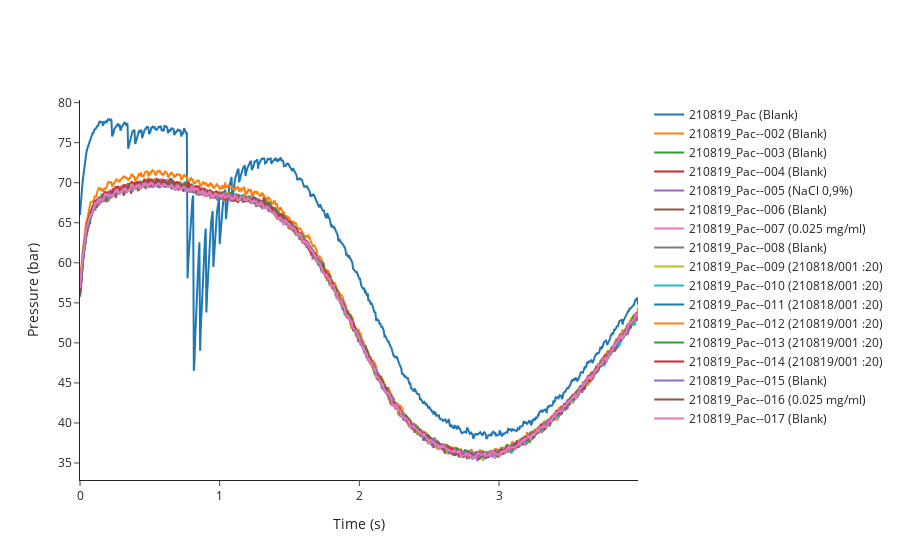

Notebook code cell kept with this figure:
### Code cell
import datetime
date_threshold_min = "2021-08-18"
date_threshold_min= datetime.datetime.strptime(date_threshold_min, "%Y-%m-%d")

date_threshold_max = "2021-08-22"
date_threshold_max= datetime.datetime.strptime(date_threshold_max, "%Y-%m-%d")

#test_indices = list(set(method_indices) - set(train_indices))

test_indices = []
for i in method_indices:
    meta = eng.analyses.get_metadata(i)
    batch_position = meta["batch_position"].item()
    start_time = meta["start_time"].item()
    if isinstance(start_time, str):
        start_time = datetime.datetime.fromisoformat(start_time)
    if start_time < date_threshold_max and start_time > date_threshold_min and batch_position > 0:
        test_indices.append(i)

test_data = eng.analyses.get_features(test_indices)
test_metadata = eng.analyses.get_metadata(test_indices)
test_data.to_csv("dev/test_features.csv", index=False)
test_metadata.to_csv("dev/test_metadata.csv", index=False)
print("Number of test curves: ", len(test_indices))

fig_test=eng.analyses.plot_pressure_curves(indices = test_indices)
fig_test.update_layout(showlegend=False)
#for trace in fig_outliers.data:
#    trace.line.color = "black"
fig_test.write_image("dev/figures/fig_test.png", width=550, height= 350, scale = 3)
fig_test.update_layout(showlegend=True)
fig_test.show()

### Figure 1 — Plotly figure (JSON) as saved in the notebook; plotly's stock layout.template omitted (floating-point values rounded to 4 significant figures; data arrays with more than 128 entries replaced by an {"elided": "..."} marker saying what was removed)
{"data": [{"hovertemplate": "<b>index</b>: 116<br><b>name</b>: 210819_Pac<br><b>path</b>: C:/Users/Sandeep/Desktop/ExtractedSignals\\210819_Pac 2021-08-19 15-50-49\\210819_Pac.D<br><b>batch</b>: 210819_Pac 2021-08-19 15-50-49<br><b>batch_position</b>: 1<br><b>idle_time</b>: 163.0<br><b>sample</b>: Blank<br><b>method</b>: SAA_411_Pac.M<br><b>timestamp</b>: 2021-08-19 15:50:54<br><b>detector</b>: G1315C<br><b>pump</b>: G7116B<br><b>start_time</b>: 2021-08-19 15:53:24<br><b>end_time</b>: 2021-08-19 15:57:24<br><b>runtime</b>: 239.7000000000036<br><b>Time: </b>%{x}<br><b>Pressure: </b>%{y}<extra></extra>", "mode": "lines", "name": "210819_Pac (Blank)", "text": "<b>index</b>: 116<br><b>name</b>: 210819_Pac<br><b>path</b>: C:/Users/Sandeep/Desktop/ExtractedSignals\\210819_Pac 2021-08-19 15-50-49\\210819_Pac.D<br><b>batch</b>: 210819_Pac 2021-08-19 15-50-49<br><b>batch_position</b>: 1<br><b>idle_time</b>: 163.0<br><b>sample</b>: Blank<br><b>method</b>: SAA_411_Pac.M<br><b>timestamp</b>: 2021-08-19 15:50:54<br><b>detector</b>: G1315C<br><b>pump</b>: G7116B<br><b>start_time</b>: 2021-08-19 15:53:24<br><b>end_time</b>: 2021-08-19 15:57:24<br><b>runtime</b>: 239.7000000000036", "type": "scatter", "x": {"elided": "800 float values"}, "y": {"elided": "800 float values"}}, {"hovertemplate": "<b>index</b>: 117<br><b>name</b>: 210819_Pac--002<br><b>path</b>: C:/Users/Sandeep/Desktop/ExtractedSignals\\210819_Pac 2021-08-19 15-50-49\\210819_Pac--002.D<br><b>batch</b>: 210819_Pac 2021-08-19 15-50-49<br><b>batch_position</b>: 2<br><b>idle_time</b>: 39.0<br><b>sample</b>: Blank<br><b>method</b>: SAA_411_Pac.M<br><b>timestamp</b>: 2021-08-19 15:57:29<br><b>detector</b>: G1315C<br><b>pump</b>: G7110B<br><b>start_time</b>: 2021-08-19 15:58:03<br><b>end_time</b>: 2021-08-19 16:02:04<br><b>runtime</b>: 239.7000000000036<br><b>Time: </b>%{x}<br><b>Pressure: </b>%{y}<extra></extra>", "mode": "lines", "name": "210819_Pac--002 (Blank)", "text": "<b>index</b>: 117<br><b>name</b>: 210819_Pac--002<br><b>path</b>: C:/Users/Sandeep/Desktop/ExtractedSignals\\210819_Pac 2021-08-19 15-50-49\\210819_Pac--002.D<br><b>batch</b>: 210819_Pac 2021-08-19 15-50-49<br><b>batch_position</b>: 2<br><b>idle_time</b>: 39.0<br><b>sample</b>: Blank<br><b>method</b>: SAA_411_Pac.M<br><b>timestamp</b>: 2021-08-19 15:57:29<br><b>detector</b>: G1315C<br><b>pump</b>: G7110B<br><b>start_time</b>: 2021-08-19 15:58:03<br><b>end_time</b>: 2021-08-19 16:02:04<br><b>runtime</b>: 239.7000000000036", "type": "scatter", "x": {"elided": "800 float values"}, "y": {"elided": "800 float values"}}, {"hovertemplate": "<b>index</b>: 118<br><b>name</b>: 210819_Pac--003<br><b>path</b>: C:/Users/Sandeep/Desktop/ExtractedSignals\\210819_Pac 2021-08-19 15-50-49\\210819_Pac--003.D<br><b>batch</b>: 210819_Pac 2021-08-19 15-50-49<br><b>batch_position</b>: 3<br><b>idle_time</b>: 39.0<br><b>sample</b>: Blank<br><b>method</b>: SAA_411_Pac.M<br><b>timestamp</b>: 2021-08-19 16:02:09<br><b>detector</b>: G1315C<br><b>pump</b>: G7110B<br><b>start_time</b>: 2021-08-19 16:02:43<br><b>end_time</b>: 2021-08-19 16:06:43<br><b>runtime</b>: 239.7000000000036<br><b>Time: </b>%{x}<br><b>Pressure: </b>%{y}<extra></extra>", "mode": "lines", "name": "210819_Pac--003 (Blank)", "text": "<b>index</b>: 118<br><b>name</b>: 210819_Pac--003<br><b>path</b>: C:/Users/Sandeep/Desktop/ExtractedSignals\\210819_Pac 2021-08-19 15-50-49\\210819_Pac--003.D<br><b>batch</b>: 210819_Pac 2021-08-19 15-50-49<br><b>batch_position</b>: 3<br><b>idle_time</b>: 39.0<br><b>sample</b>: Blank<br><b>method</b>: SAA_411_Pac.M<br><b>timestamp</b>: 2021-08-19 16:02:09<br><b>detector</b>: G1315C<br><b>pump</b>: G7110B<br><b>start_time</b>: 2021-08-19 16:02:43<br><b>end_time</b>: 2021-08-19 16:06:43<br><b>runtime</b>: 239.7000000000036", "type": "scatter", "x": {"elided": "800 float values"}, "y": {"elided": "800 float values"}}, {"hovertemplate": "<b>index</b>: 119<br><b>name</b>: 210819_Pac--004<br><b>path</b>: C:/Users/Sandeep/Desktop/ExtractedSignals\\210819_Pac 2021-08-19 15-50-49\\210819_Pac--004.D<br><b>batch</b>: 210819_Pac 2021-08-19 15-50-49<br><b>batch_position</b>: 4<br><b>idle_time</b>: 39.0<br><b>sample</b>: Blank<br><b>method</b>: SAA_411_Pac.M<br><b>timestamp</b>: 2021-08-19 16:06:48<br><b>detector</b>: G7110B<br><b>pump</b>: G7110B<br><b>start_time</b>: 2021-08-19 16:07:22<br><b>end_time</b>: 2021-08-19 16:11:23<br><b>runtime</b>: 239.7000000000036<br><b>Time: </b>%{x}<br><b>Pressure: </b>%{y}<extra></extra>", "mode": "lines", "name": "210819_Pac--004 (Blank)", "text": "<b>index</b>: 119<br><b>name</b>: 210819_Pac--004<br><b>path</b>: C:/Users/Sandeep/Desktop/ExtractedSignals\\210819_Pac 2021-08-19 15-50-49\\210819_Pac--004.D<br><b>batch</b>: 210819_Pac 2021-08-19 15-50-49<br><b>batch_position</b>: 4<br><b>idle_time</b>: 39.0<br><b>sample</b>: Blank<br><b>method</b>: SAA_411_Pac.M<br><b>timestamp</b>: 2021-08-19 16:06:48<br><b>detector</b>: G7110B<br><b>pump</b>: G7110B<br><b>start_time</b>: 2021-08-19 16:07:22<br><b>end_time</b>: 2021-08-19 16:11:23<br><b>runtime</b>: 239.7000000000036", "type": "scatter", "x": {"elided": "800 float values"}, "y": {"elided": "800 float values"}}, {"hovertemplate": "<b>index</b>: 120<br><b>name</b>: 210819_Pac--005<br><b>path</b>: C:/Users/Sandeep/Desktop/ExtractedSignals\\210819_Pac 2021-08-19 15-50-49\\210819_Pac--005.D<br><b>batch</b>: 210819_Pac 2021-08-19 15-50-49<br><b>batch_position</b>: 5<br><b>idle_time</b>: 38.0<br><b>sample</b>: NaCl 0,9%<br><b>method</b>: SAA_411_Pac.M<br><b>timestamp</b>: 2021-08-19 16:11:28<br><b>detector</b>: G1315C<br><b>pump</b>: G7110B<br><b>start_time</b>: 2021-08-19 16:12:01<br><b>end_time</b>: 2021-08-19 16:16:02<br><b>runtime</b>: 239.7000000000036<br><b>Time: </b>%{x}<br><b>Pressure: </b>%{y}<extra></extra>", "mode": "lines", "name": "210819_Pac--005 (NaCl 0,9%)", "text": "<b>index</b>: 120<br><b>name</b>: 210819_Pac--005<br><b>path</b>: C:/Users/Sandeep/Desktop/ExtractedSignals\\210819_Pac 2021-08-19 15-50-49\\210819_Pac--005.D<br><b>batch</b>: 210819_Pac 2021-08-19 15-50-49<br><b>batch_position</b>: 5<br><b>idle_time</b>: 38.0<br><b>sample</b>: NaCl 0,9%<br><b>method</b>: SAA_411_Pac.M<br><b>timestamp</b>: 2021-08-19 16:11:28<br><b>detector</b>: G1315C<br><b>pump</b>: G7110B<br><b>start_time</b>: 2021-08-19 16:12:01<br><b>end_time</b>: 2021-08-19 16:16:02<br><b>runtime</b>: 239.7000000000036", "type": "scatter", "x": {"elided": "800 float values"}, "y": {"elided": "800 float values"}}, {"hovertemplate": "<b>index</b>: 121<br><b>name</b>: 210819_Pac--006<br><b>path</b>: C:/Users/Sandeep/Desktop/ExtractedSignals\\210819_Pac 2021-08-19 15-50-49\\210819_Pac--006.D<br><b>batch</b>: 210819_Pac 2021-08-19 15-50-49<br><b>batch_position</b>: 6<br><b>idle_time</b>: 38.0<br><b>sample</b>: Blank<br><b>method</b>: SAA_411_Pac.M<br><b>timestamp</b>: 2021-08-19 16:16:06<br><b>detector</b>: G1315C<br><b>pump</b>: G7110B<br><b>start_time</b>: 2021-08-19 16:16:40<br><b>end_time</b>: 2021-08-19 16:20:40<br><b>runtime</b>: 239.7000000000036<br><b>Time: </b>%{x}<br><b>Pressure: </b>%{y}<extra></extra>", "mode": "lines", "name": "210819_Pac--006 (Blank)", "text": "<b>index</b>: 121<br><b>name</b>: 210819_Pac--006<br><b>path</b>: C:/Users/Sandeep/Desktop/ExtractedSignals\\210819_Pac 2021-08-19 15-50-49\\210819_Pac--006.D<br><b>batch</b>: 210819_Pac 2021-08-19 15-50-49<br><b>batch_position</b>: 6<br><b>idle_time</b>: 38.0<br><b>sample</b>: Blank<br><b>method</b>: SAA_411_Pac.M<br><b>timestamp</b>: 2021-08-19 16:16:06<br><b>detector</b>: G1315C<br><b>pump</b>: G7110B<br><b>start_time</b>: 2021-08-19 16:16:40<br><b>end_time</b>: 2021-08-19 16:20:40<br><b>runtime</b>: 239.7000000000036", "type": "scatter", "x": {"elided": "800 float values"}, "y": {"elided": "800 float values"}}, {"hovertemplate": "<b>index</b>: 122<br><b>name</b>: 210819_Pac--007<br><b>path</b>: C:/Users/Sandeep/Desktop/ExtractedSignals\\210819_Pac 2021-08-19 15-50-49\\210819_Pac--007.D<br><b>batch</b>: 210819_Pac 2021-08-19 15-50-49<br><b>batch_position</b>: 7<br><b>idle_time</b>: 39.0<br><b>sample</b>: 0.025 mg/ml<br><b>method</b>: SAA_411_Pac.M<br><b>timestamp</b>: 2021-08-19 16:20:45<br><b>detector</b>: G1315C<br><b>pump</b>: G7110B<br><b>start_time</b>: 2021-08-19 16:21:19<br><b>end_time</b>: 2021-08-19 16:25:19<br><b>runtime</b>: 239.7000000000036<br><b>Time: </b>%{x}<br><b>Pressure: </b>%{y}<extra></extra>", "mode": "lines", "name": "210819_Pac--007 (0.025 mg/ml)", "text": "<b>index</b>: 122<br><b>name</b>: 210819_Pac--007<br><b>path</b>: C:/Users/Sandeep/Desktop/ExtractedSignals\\210819_Pac 2021-08-19 15-50-49\\210819_Pac--007.D<br><b>batch</b>: 210819_Pac 2021-08-19 15-50-49<br><b>batch_position</b>: 7<br><b>idle_time</b>: 39.0<br><b>sample</b>: 0.025 mg/ml<br><b>method</b>: SAA_411_Pac.M<br><b>timestamp</b>: 2021-08-19 16:20:45<br><b>detector</b>: G1315C<br><b>pump</b>: G7110B<br><b>start_time</b>: 2021-08-19 16:21:19<br><b>end_time</b>: 2021-08-19 16:25:19<br><b>runtime</b>: 239.7000000000036", "type": "scatter", "x": {"elided": "800 float values"}, "y": {"elided": "800 float values"}}, {"hovertemplate": "<b>index</b>: 123<br><b>name</b>: 210819_Pac--008<br><b>path</b>: C:/Users/Sandeep/Desktop/ExtractedSignals\\210819_Pac 2021-08-19 15-50-49\\210819_Pac--008.D<br><b>batch</b>: 210819_Pac 2021-08-19 15-50-49<br><b>batch_position</b>: 8<br><b>idle_time</b>: 39.0<br><b>sample</b>: Blank<br><b>method</b>: SAA_411_Pac.M<br><b>timestamp</b>: 2021-08-19 16:25:24<br><b>detector</b>: G7110B<br><b>pump</b>: G7110B<br><b>start_time</b>: 2021-08-19 16:25:58<br><b>end_time</b>: 2021-08-19 16:29:58<br><b>runtime</b>: 239.7000000000036<br><b>Time: </b>%{x}<br><b>Pressure: </b>%{y}<extra></extra>", "mode": "lines", "name": "210819_Pac--008 (Blank)", "text": "<b>index</b>: 123<br><b>name</b>: 210819_Pac--008<br><b>path</b>: C:/Users/Sandeep/Desktop/ExtractedSignals\\210819_Pac 2021-08-19 15-50-49\\210819_Pac--008.D<br><b>batch</b>: 210819_Pac 2021-08-19 15-50-49<br><b>batch_position</b>: 8<br><b>idle_time</b>: 39.0<br><b>sample</b>: Blank<br><b>method</b>: SAA_411_Pac.M<br><b>timestamp</b>: 2021-08-19 16:25:24<br><b>detector</b>: G7110B<br><b>pump</b>: G7110B<br><b>start_time</b>: 2021-08-19 16:25:58<br><b>end_time</b>: 2021-08-19 16:29:58<br><b>runtime</b>: 239.7000000000036", "type": "scatter", "x": {"elided": "800 float values"}, "y": {"elided": "800 float values"}}, {"hovertemplate": "<b>index</b>: 124<br><b>name</b>: 210819_Pac--009<br><b>path</b>: C:/Users/Sandeep/Desktop/ExtractedSignals\\210819_Pac 2021-08-19 15-50-49\\210819_Pac--009.D<br><b>batch</b>: 210819_Pac 2021-08-19 15-50-49<br><b>batch_position</b>: 9<br><b>idle_time</b>: 39.0<br><b>sample</b>: 210818/001 :20<br><b>method</b>: SAA_411_Pac.M<br><b>timestamp</b>: 2021-08-19 16:30:03<br><b>detector</b>: G1315C<br><b>pump</b>: G7110B<br><b>start_time</b>: 2021-08-19 16:30:37<br><b>end_time</b>: 2021-08-19 16:34:37<br><b>runtime</b>: 239.7000000000036<br><b>Time: </b>%{x}<br><b>Pressure: </b>%{y}<extra></extra>", "mode": "lines", "name": "210819_Pac--009 (210818/001 :20)", "text": "<b>index</b>: 124<br><b>name</b>: 210819_Pac--009<br><b>path</b>: C:/Users/Sandeep/Desktop/ExtractedSignals\\210819_Pac 2021-08-19 15-50-49\\210819_Pac--009.D<br><b>batch</b>: 210819_Pac 2021-08-19 15-50-49<br><b>batch_position</b>: 9<br><b>idle_time</b>: 39.0<br><b>sample</b>: 210818/001 :20<br><b>method</b>: SAA_411_Pac.M<br><b>timestamp</b>: 2021-08-19 16:30:03<br><b>detector</b>: G1315C<br><b>pump</b>: G7110B<br><b>start_time</b>: 2021-08-19 16:30:37<br><b>end_time</b>: 2021-08-19 16:34:37<br><b>runtime</b>: 239.7000000000036", "type": "scatter", "x": {"elided": "800 float values"}, "y": {"elided": "800 float values"}}, {"hovertemplate": "<b>index</b>: 125<br><b>name</b>: 210819_Pac--010<br><b>path</b>: C:/Users/Sandeep/Desktop/ExtractedSignals\\210819_Pac 2021-08-19 15-50-49\\210819_Pac--010.D<br><b>batch</b>: 210819_Pac 2021-08-19 15-50-49<br><b>batch_position</b>: 10<br><b>idle_time</b>: 39.0<br><b>sample</b>: 210818/001 :20<br><b>method</b>: SAA_411_Pac.M<br><b>timestamp</b>: 2021-08-19 16:34:42<br><b>detector</b>: G7110B<br><b>pump</b>: G7110B<br><b>start_time</b>: 2021-08-19 16:35:16<br><b>end_time</b>: 2021-08-19 16:39:17<br><b>runtime</b>: 239.7000000000036<br><b>Time: </b>%{x}<br><b>Pressure: </b>%{y}<extra></extra>", "mode": "lines", "name": "210819_Pac--010 (210818/001 :20)", "text": "<b>index</b>: 125<br><b>name</b>: 210819_Pac--010<br><b>path</b>: C:/Users/Sandeep/Desktop/ExtractedSignals\\210819_Pac 2021-08-19 15-50-49\\210819_Pac--010.D<br><b>batch</b>: 210819_Pac 2021-08-19 15-50-49<br><b>batch_position</b>: 10<br><b>idle_time</b>: 39.0<br><b>sample</b>: 210818/001 :20<br><b>method</b>: SAA_411_Pac.M<br><b>timestamp</b>: 2021-08-19 16:34:42<br><b>detector</b>: G7110B<br><b>pump</b>: G7110B<br><b>start_time</b>: 2021-08-19 16:35:16<br><b>end_time</b>: 2021-08-19 16:39:17<br><b>runtime</b>: 239.7000000000036", "type": "scatter", "x": {"elided": "800 float values"}, "y": {"elided": "800 float values"}}, {"hovertemplate": "<b>index</b>: 126<br><b>name</b>: 210819_Pac--011<br><b>path</b>: C:/Users/Sandeep/Desktop/ExtractedSignals\\210819_Pac 2021-08-19 15-50-49\\210819_Pac--011.D<br><b>batch</b>: 210819_Pac 2021-08-19 15-50-49<br><b>batch_position</b>: 11<br><b>idle_time</b>: 39.0<br><b>sample</b>: 210818/001 :20<br><b>method</b>: SAA_411_Pac.M<br><b>timestamp</b>: 2021-08-19 16:39:22<br><b>detector</b>: G1315C<br><b>pump</b>: G7110B<br><b>start_time</b>: 2021-08-19 16:39:56<br><b>end_time</b>: 2021-08-19 16:43:56<br><b>runtime</b>: 239.7000000000036<br><b>Time: </b>%{x}<br><b>Pressure: </b>%{y}<extra></extra>", "mode": "lines", "name": "210819_Pac--011 (210818/001 :20)", "text": "<b>index</b>: 126<br><b>name</b>: 210819_Pac--011<br><b>path</b>: C:/Users/Sandeep/Desktop/ExtractedSignals\\210819_Pac 2021-08-19 15-50-49\\210819_Pac--011.D<br><b>batch</b>: 210819_Pac 2021-08-19 15-50-49<br><b>batch_position</b>: 11<br><b>idle_time</b>: 39.0<br><b>sample</b>: 210818/001 :20<br><b>method</b>: SAA_411_Pac.M<br><b>timestamp</b>: 2021-08-19 16:39:22<br><b>detector</b>: G1315C<br><b>pump</b>: G7110B<br><b>start_time</b>: 2021-08-19 16:39:56<br><b>end_time</b>: 2021-08-19 16:43:56<br><b>runtime</b>: 239.7000000000036", "type": "scatter", "x": {"elided": "800 float values"}, "y": {"elided": "800 float values"}}, {"hovertemplate": "<b>index</b>: 127<br><b>name</b>: 210819_Pac--012<br><b>path</b>: C:/Users/Sandeep/Desktop/ExtractedSignals\\210819_Pac 2021-08-19 15-50-49\\210819_Pac--012.D<br><b>batch</b>: 210819_Pac 2021-08-19 15-50-49<br><b>batch_position</b>: 12<br><b>idle_time</b>: 39.0<br><b>sample</b>: 210819/001 :20<br><b>method</b>: SAA_411_Pac.M<br><b>timestamp</b>: 2021-08-19 16:44:01<br><b>detector</b>: G7110B<br><b>pump</b>: G7110B<br><b>start_time</b>: 2021-08-19 16:44:35<br><b>end_time</b>: 2021-08-19 16:48:35<br><b>runtime</b>: 239.7000000000036<br><b>Time: </b>%{x}<br><b>Pressure: </b>%{y}<extra></extra>", "mode": "lines", "name": "210819_Pac--012 (210819/001 :20)", "text": "<b>index</b>: 127<br><b>name</b>: 210819_Pac--012<br><b>path</b>: C:/Users/Sandeep/Desktop/ExtractedSignals\\210819_Pac 2021-08-19 15-50-49\\210819_Pac--012.D<br><b>batch</b>: 210819_Pac 2021-08-19 15-50-49<br><b>batch_position</b>: 12<br><b>idle_time</b>: 39.0<br><b>sample</b>: 210819/001 :20<br><b>method</b>: SAA_411_Pac.M<br><b>timestamp</b>: 2021-08-19 16:44:01<br><b>detector</b>: G7110B<br><b>pump</b>: G7110B<br><b>start_time</b>: 2021-08-19 16:44:35<br><b>end_time</b>: 2021-08-19 16:48:35<br><b>runtime</b>: 239.7000000000036", "type": "scatter", "x": {"elided": "800 float values"}, "y": {"elided": "800 float values"}}, {"hovertemplate": "<b>index</b>: 128<br><b>name</b>: 210819_Pac--013<br><b>path</b>: C:/Users/Sandeep/Desktop/ExtractedSignals\\210819_Pac 2021-08-19 15-50-49\\210819_Pac--013.D<br><b>batch</b>: 210819_Pac 2021-08-19 15-50-49<br><b>batch_position</b>: 13<br><b>idle_time</b>: 39.0<br><b>sample</b>: 210819/001 :20<br><b>method</b>: SAA_411_Pac.M<br><b>timestamp</b>: 2021-08-19 16:48:40<br><b>detector</b>: G7110B<br><b>pump</b>: G7110B<br><b>start_time</b>: 2021-08-19 16:49:14<br><b>end_time</b>: 2021-08-19 16:53:14<br><b>runtime</b>: 239.7000000000036<br><b>Time: </b>%{x}<br><b>Pressure: </b>%{y}<extra></extra>", "mode": "lines", "name": "210819_Pac--013 (210819/001 :20)", "text": "<b>index</b>: 128<br><b>name</b>: 210819_Pac--013<br><b>path</b>: C:/Users/Sandeep/Desktop/ExtractedSignals\\210819_Pac 2021-08-19 15-50-49\\210819_Pac--013.D<br><b>batch</b>: 210819_Pac 2021-08-19 15-50-49<br><b>batch_position</b>: 13<br><b>idle_time</b>: 39.0<br><b>sample</b>: 210819/001 :20<br><b>method</b>: SAA_411_Pac.M<br><b>timestamp</b>: 2021-08-19 16:48:40<br><b>detector</b>: G7110B<br><b>pump</b>: G7110B<br><b>start_time</b>: 2021-08-19 16:49:14<br><b>end_time</b>: 2021-08-19 16:53:14<br><b>runtime</b>: 239.7000000000036", "type": "scatter", "x": {"elided": "800 float values"}, "y": {"elided": "800 float values"}}, {"hovertemplate": "<b>index</b>: 129<br><b>name</b>: 210819_Pac--014<br><b>path</b>: C:/Users/Sandeep/Desktop/ExtractedSignals\\210819_Pac 2021-08-19 15-50-49\\210819_Pac--014.D<br><b>batch</b>: 210819_Pac 2021-08-19 15-50-49<br><b>batch_position</b>: 14<br><b>idle_time</b>: 40.0<br><b>sample</b>: 210819/001 :20<br><b>method</b>: SAA_411_Pac.M<br><b>timestamp</b>: 2021-08-19 16:53:20<br><b>detector</b>: G1315C<br><b>pump</b>: G7110B<br><b>start_time</b>: 2021-08-19 16:53:54<br><b>end_time</b>: 2021-08-19 16:57:54<br><b>runtime</b>: 239.7000000000036<br><b>Time: </b>%{x}<br><b>Pressure: </b>%{y}<extra></extra>", "mode": "lines", "name": "210819_Pac--014 (210819/001 :20)", "text": "<b>index</b>: 129<br><b>name</b>: 210819_Pac--014<br><b>path</b>: C:/Users/Sandeep/Desktop/ExtractedSignals\\210819_Pac 2021-08-19 15-50-49\\210819_Pac--014.D<br><b>batch</b>: 210819_Pac 2021-08-19 15-50-49<br><b>batch_position</b>: 14<br><b>idle_time</b>: 40.0<br><b>sample</b>: 210819/001 :20<br><b>method</b>: SAA_411_Pac.M<br><b>timestamp</b>: 2021-08-19 16:53:20<br><b>detector</b>: G1315C<br><b>pump</b>: G7110B<br><b>start_time</b>: 2021-08-19 16:53:54<br><b>end_time</b>: 2021-08-19 16:57:54<br><b>runtime</b>: 239.7000000000036", "type": "scatter", "x": {"elided": "800 float values"}, "y": {"elided": "800 float values"}}, {"hovertemplate": "<b>index</b>: 130<br><b>name</b>: 210819_Pac--015<br><b>path</b>: C:/Users/Sandeep/Desktop/ExtractedSignals\\210819_Pac 2021-08-19 15-50-49\\210819_Pac--015.D<br><b>batch</b>: 210819_Pac 2021-08-19 15-50-49<br><b>batch_position</b>: 15<br><b>idle_time</b>: 39.0<br><b>sample</b>: Blank<br><b>method</b>: SAA_411_Pac.M<br><b>timestamp</b>: 2021-08-19 16:57:59<br><b>detector</b>: G7110B<br><b>pump</b>: G7110B<br><b>start_time</b>: 2021-08-19 16:58:33<br><b>end_time</b>: 2021-08-19 17:02:33<br><b>runtime</b>: 239.7000000000036<br><b>Time: </b>%{x}<br><b>Pressure: </b>%{y}<extra></extra>", "mode": "lines", "name": "210819_Pac--015 (Blank)", "text": "<b>index</b>: 130<br><b>name</b>: 210819_Pac--015<br><b>path</b>: C:/Users/Sandeep/Desktop/ExtractedSignals\\210819_Pac 2021-08-19 15-50-49\\210819_Pac--015.D<br><b>batch</b>: 210819_Pac 2021-08-19 15-50-49<br><b>batch_position</b>: 15<br><b>idle_time</b>: 39.0<br><b>sample</b>: Blank<br><b>method</b>: SAA_411_Pac.M<br><b>timestamp</b>: 2021-08-19 16:57:59<br><b>detector</b>: G7110B<br><b>pump</b>: G7110B<br><b>start_time</b>: 2021-08-19 16:58:33<br><b>end_time</b>: 2021-08-19 17:02:33<br><b>runtime</b>: 239.7000000000036", "type": "scatter", "x": {"elided": "800 float values"}, "y": {"elided": "800 float values"}}, {"hovertemplate": "<b>index</b>: 131<br><b>name</b>: 210819_Pac--016<br><b>path</b>: C:/Users/Sandeep/Desktop/ExtractedSignals\\210819_Pac 2021-08-19 15-50-49\\210819_Pac--016.D<br><b>batch</b>: 210819_Pac 2021-08-19 15-50-49<br><b>batch_position</b>: 16<br><b>idle_time</b>: 39.0<br><b>sample</b>: 0.025 mg/ml<br><b>method</b>: SAA_411_Pac.M<br><b>timestamp</b>: 2021-08-19 17:02:38<br><b>detector</b>: G1315C<br><b>pump</b>: G7110B<br><b>start_time</b>: 2021-08-19 17:03:12<br><b>end_time</b>: 2021-08-19 17:07:12<br><b>runtime</b>: 239.7000000000036<br><b>Time: </b>%{x}<br><b>Pressure: </b>%{y}<extra></extra>", "mode": "lines", "name": "210819_Pac--016 (0.025 mg/ml)", "text": "<b>index</b>: 131<br><b>name</b>: 210819_Pac--016<br><b>path</b>: C:/Users/Sandeep/Desktop/ExtractedSignals\\210819_Pac 2021-08-19 15-50-49\\210819_Pac--016.D<br><b>batch</b>: 210819_Pac 2021-08-19 15-50-49<br><b>batch_position</b>: 16<br><b>idle_time</b>: 39.0<br><b>sample</b>: 0.025 mg/ml<br><b>method</b>: SAA_411_Pac.M<br><b>timestamp</b>: 2021-08-19 17:02:38<br><b>detector</b>: G1315C<br><b>pump</b>: G7110B<br><b>start_time</b>: 2021-08-19 17:03:12<br><b>end_time</b>: 2021-08-19 17:07:12<br><b>runtime</b>: 239.7000000000036", "type": "scatter", "x": {"elided": "800 float values"}, "y": {"elided": "800 float values"}}, {"hovertemplate": "<b>index</b>: 132<br><b>name</b>: 210819_Pac--017<br><b>path</b>: C:/Users/Sandeep/Desktop/ExtractedSignals\\210819_Pac 2021-08-19 15-50-49\\210819_Pac--017.D<br><b>batch</b>: 210819_Pac 2021-08-19 15-50-49<br><b>batch_position</b>: 17<br><b>idle_time</b>: 40.0<br><b>sample</b>: Blank<br><b>method</b>: SAA_411_Pac.M<br><b>timestamp</b>: 2021-08-19 17:07:18<br><b>detector</b>: G1315C<br><b>pump</b>: G7110B<br><b>start_time</b>: 2021-08-19 17:07:52<br><b>end_time</b>: 2021-08-19 17:11:52<br><b>runtime</b>: 239.7000000000036<br><b>Time: </b>%{x}<br><b>Pressure: </b>%{y}<extra></extra>", "mode": "lines", "name": "210819_Pac--017 (Blank)", "text": "<b>index</b>: 132<br><b>name</b>: 210819_Pac--017<br><b>path</b>: C:/Users/Sandeep/Desktop/ExtractedSignals\\210819_Pac 2021-08-19 15-50-49\\210819_Pac--017.D<br><b>batch</b>: 210819_Pac 2021-08-19 15-50-49<br><b>batch_position</b>: 17<br><b>idle_time</b>: 40.0<br><b>sample</b>: Blank<br><b>method</b>: SAA_411_Pac.M<br><b>timestamp</b>: 2021-08-19 17:07:18<br><b>detector</b>: G1315C<br><b>pump</b>: G7110B<br><b>start_time</b>: 2021-08-19 17:07:52<br><b>end_time</b>: 2021-08-19 17:11:52<br><b>runtime</b>: 239.7000000000036", "type": "scatter", "x": {"elided": "800 float values"}, "y": {"elided": "800 float values"}}], "layout": {"showlegend": true, "xaxis": {"title": {"text": "Time (s)"}}, "yaxis": {"title": {"text": "Pressure (bar)"}}}}
